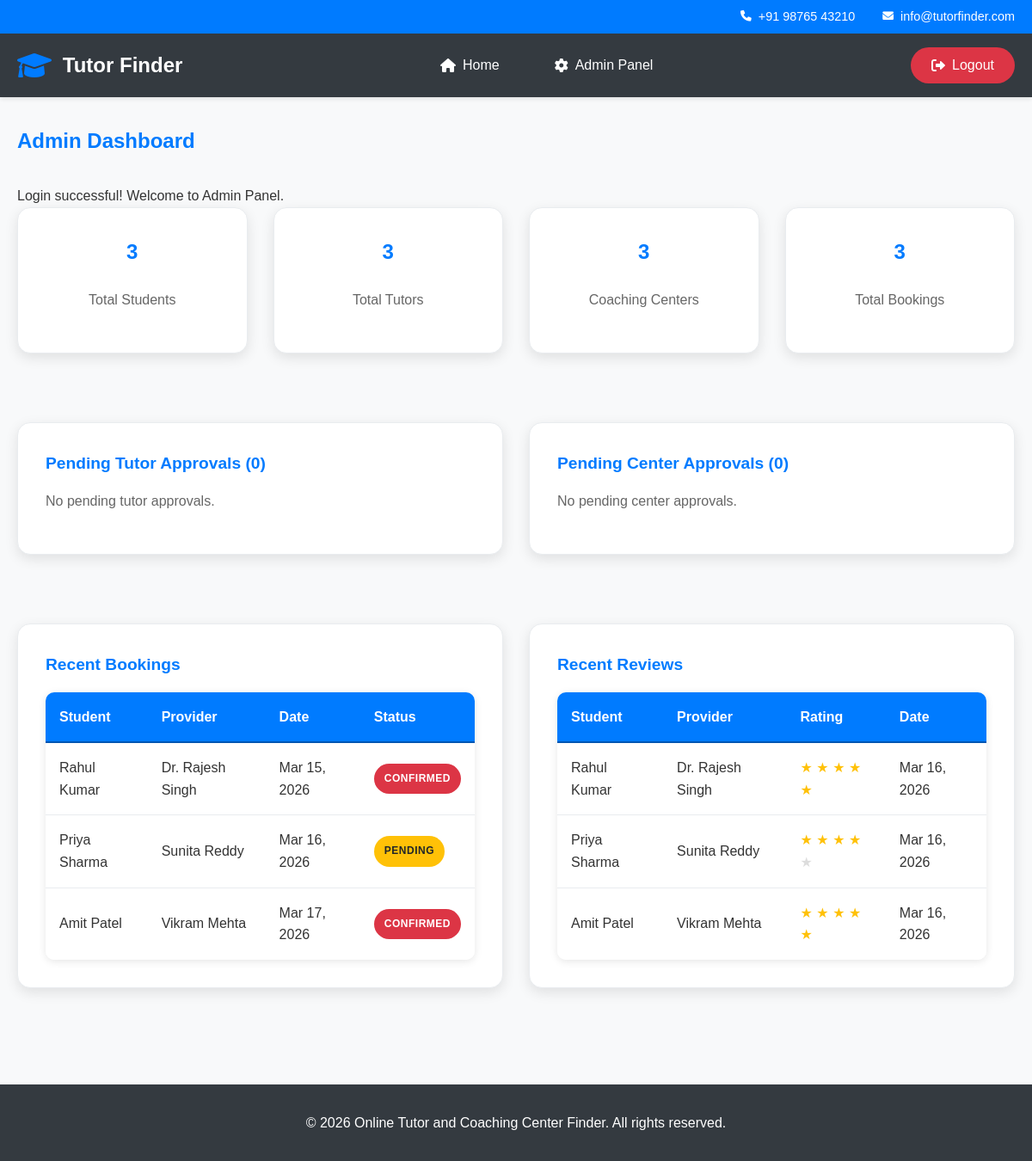
/admin_dashboard.php (signed in), run on the app's committed database.
### tables this page shows
CREATE TABLE `bookings` (
    `booking_id` INT(11) NOT NULL AUTO_INCREMENT,
    `student_id` INT(11) NOT NULL,
    `tutor_id` INT(11) DEFAULT NULL,
    `center_id` INT(11) DEFAULT NULL,
    `subject_id` INT(11) NOT NULL,
    `booking_date` DATE NOT NULL,
    `booking_time` TIME NOT NULL,
    `duration_hours` INT(11) NOT NULL DEFAULT 1,
    `mode` ENUM('online', 'offline') NOT NULL,
    `status` ENUM('pending', 'confirmed', 'completed', 'cancelled') NOT NULL DEFAULT 'pending',
    `message` TEXT DEFAULT NULL,
    `created_at` TIMESTAMP NOT NULL DEFAULT CURRENT_TIMESTAMP,
    PRIMARY KEY (`booking_id`),
    KEY `student_id` (`student_id`),
    KEY `tutor_id` (`tutor_id`),
    KEY `center_id` (`center_id`),
    KEY `subject_id` (`subject_id`),
    CONSTRAINT `bookings_ibfk_1` FOREIGN KEY (`student_id`) REFERENCES `students` (`student_id`) ON DELETE CASCADE,
    CONSTRAINT `bookings_ibfk_2` FOREIGN KEY (`tutor_id`) REFERENCES `tutors` (`tutor_id`) ON DELETE SET NULL,
    CONSTRAINT `bookings_ibfk_3` FOREIGN KEY (`center_id`) REFERENCES `coaching_centers` (`center_id`) ON DELETE SET NULL,
    CONSTRAINT `bookings_ibfk_4` FOREIGN KEY (`subject_id`) REFERENCES `subjects` (`subject_id`) ON DELETE CASCADE
);

CREATE TABLE `students` (
    `student_id` INT(11) NOT NULL AUTO_INCREMENT,
    `first_name` VARCHAR(50) NOT NULL,
    `last_name` VARCHAR(50) NOT NULL,
    `email` VARCHAR(100) NOT NULL,
    `phone` VARCHAR(20) DEFAULT NULL,
    `password` VARCHAR(255) NOT NULL,
    `address` TEXT DEFAULT NULL,
    `created_at` TIMESTAMP NOT NULL DEFAULT CURRENT_TIMESTAMP,
    `status` ENUM('active', 'inactive') NOT NULL DEFAULT 'active',
    PRIMARY KEY (`student_id`),
    UNIQUE KEY `email` (`email`)
);

CREATE TABLE `reviews` (
    `review_id` INT(11) NOT NULL AUTO_INCREMENT,
    `student_id` INT(11) NOT NULL,
    `tutor_id` INT(11) DEFAULT NULL,
    `center_id` INT(11) DEFAULT NULL,
    `booking_id` INT(11) DEFAULT NULL,
    `rating` INT(11) NOT NULL,
    `review_text` TEXT DEFAULT NULL,
    `created_at` TIMESTAMP NOT NULL DEFAULT CURRENT_TIMESTAMP,
    PRIMARY KEY (`review_id`),
    KEY `student_id` (`student_id`),
    KEY `tutor_id` (`tutor_id`),
    KEY `center_id` (`center_id`),
    KEY `booking_id` (`booking_id`),
    CONSTRAINT `reviews_ibfk_1` FOREIGN KEY (`student_id`) REFERENCES `students` (`student_id`) ON DELETE CASCADE,
    CONSTRAINT `reviews_ibfk_2` FOREIGN KEY (`tutor_id`) REFERENCES `tutors` (`tutor_id`) ON DELETE SET NULL,
    CONSTRAINT `reviews_ibfk_3` FOREIGN KEY (`center_id`) REFERENCES `coaching_centers` (`center_id`) ON DELETE SET NULL,
    CONSTRAINT `reviews_ibfk_4` FOREIGN KEY (`booking_id`) REFERENCES `bookings` (`booking_id`) ON DELETE SET NULL,
    CONSTRAINT `chk_rating` CHECK (`rating` >= 1 AND `rating` <= 5)
);

### admin_dashboard.php (the view, shortened to what the rows shown need)
<?php
require_once 'includes/config.php';
$recent_bookings = [];
$result = $conn->query("SELECT b.*, s.first_name as student_name, s.last_name as student_last_name,
                        CASE
                            WHEN b.tutor_id IS NOT NULL THEN (SELECT CONCAT(t.first_name, ' ', t.last_name) FROM tutors t WHERE t.tutor_id = b.tutor_id)
                            WHEN b.center_id IS NOT NULL THEN (SELECT cc.center_name FROM coaching_centers cc WHERE cc.center_id = b.center_id)
                        END as provider_name
                        FROM bookings b
                        JOIN students s ON b.student_id = s.student_id
                        ORDER BY b.created_at DESC LIMIT 10");
while ($row = $result->fetch_assoc()) {
    $recent_bookings[] = $row;
}
$recent_reviews = [];
$result = $conn->query("SELECT r.*, s.first_name as student_name, s.last_name as student_last_name,
                        CASE
                            WHEN r.tutor_id IS NOT NULL THEN (SELECT CONCAT(t.first_name, ' ', t.last_name) FROM tutors t WHERE t.tutor_id = r.tutor_id)
                            WHEN r.center_id IS NOT NULL THEN (SELECT cc.center_name FROM coaching_centers cc WHERE cc.center_id = r.center_id)
                        END as provider_name
                        FROM reviews r
                        JOIN students s ON r.student_id = s.student_id
                        ORDER BY r.created_at DESC LIMIT 10");
while ($row = $result->fetch_assoc()) {
    $recent_reviews[] = $row;
}
?>
<!DOCTYPE html>
<html lang="en">
<head>
    <link rel="stylesheet" href="https://cdnjs.cloudflare.com/ajax/libs/font-awesome/6.0.0/css/all.min.css">
</head>
<body>
    <section style="padding: 2rem 0; background-color: #f8f9fa;">
        <div class="container">
            <h2 style="color: #007bff; margin-bottom: 2rem;">Admin Dashboard</h2>
            <div class="row">
                <div class="col-md-6">
                    <div class="card">
                        <?php if (!empty($recent_bookings)): ?>
                            <div class="table-responsive">
                                <table class="table">
                                    <thead>
                                        <tr>
                                            <th>Student</th>
                                            <th>Provider</th>
                                            <th>Date</th>
                                            <th>Status</th>
                                        </tr>
                                    </thead>
                                    <tbody>
                                        <?php foreach ($recent_bookings as $booking): ?>
                                            <tr>
                                                <td><?php echo htmlspecialchars($booking['student_name'] . ' ' . $booking['student_last_name']); ?></td>
                                                <td><?php echo htmlspecialchars($booking['provider_name']); ?></td>
                                                <td><?php echo date('M j, Y', strtotime($booking['booking_date'])); ?></td>
                                                <td>
                                                    <span class="badge badge-<?php echo ($booking['status'] == 'completed') ? 'success' : (($booking['status'] == 'pending') ? 'warning' : 'danger'); ?>">
                                                        <?php echo ucfirst($booking['status']); ?>
                                                    </span>
                                                </td>
                                            </tr>
                                        <?php endforeach; ?>
                                    </tbody>
                                </table>
                            </div>
                        <?php else: ?>
                            <p>No recent bookings.</p>
                        <?php endif; ?>
                    </div>
                </div>
                <div class="col-md-6">
                    <div class="card">
                        <?php if (!empty($recent_reviews)): ?>
                            <div class="table-responsive">
                                <table class="table">
                                    <thead>
                                        <tr>
                                            <th>Student</th>
                                            <th>Provider</th>
                                            <th>Rating</th>
                                            <th>Date</th>
                                        </tr>
                                    </thead>
                                    <tbody>
                                        <?php foreach ($recent_reviews as $review): ?>
                                            <tr>
                                                <td><?php echo htmlspecialchars($review['student_name'] . ' ' . $review['student_last_name']); ?></td>
                                                <td><?php echo htmlspecialchars($review['provider_name']); ?></td>
                                                <td>
                                                    <div class="rating">
                                                        <?php for ($i = 1; $i <= 5; $i++): ?>
                                                            <?php if ($i <= $review['rating']): ?>
                                                                <span style="color: #ffc107;">★</span>
                                                            <?php else: ?>
                                                                <span style="color: #ddd;">★</span>
                                                            <?php endif; ?>
                                                        <?php endfor; ?>
                                                    </div>
                                                </td>
                                                <td><?php echo date('M j, Y', strtotime($review['created_at'])); ?></td>
                                            </tr>
                                        <?php endforeach; ?>
                                    </tbody>
                                </table>
                            </div>
                        <?php else: ?>
                            <p>No recent reviews.</p>
                        <?php endif; ?>
                    </div>
                </div>
            </div>
        </div>
    </section>
</body>
</html>

### data on the page
bookings: student.last_name "Rahul Kumar", provider_name "Dr. Rajesh Singh", booking_date "Mar 15, 2026", status "CONFIRMED"
bookings: student.last_name "Priya Sharma", provider_name "Sunita Reddy", booking_date "Mar 16, 2026", status "PENDING"
bookings: student.last_name "Amit Patel", provider_name "Vikram Mehta", booking_date "Mar 17, 2026", status "CONFIRMED"
reviews: student.last_name "Rahul Kumar", provider_name "Dr. Rajesh Singh", rating 5 (drawn), created_at "Mar 16, 2026"
reviews: student.last_name "Priya Sharma", provider_name "Sunita Reddy", rating 4 (drawn), created_at "Mar 16, 2026"
reviews: student.last_name "Amit Patel", provider_name "Vikram Mehta", rating 5 (drawn), created_at "Mar 16, 2026"

### other printed values
$message "Login successful! Welcome to Admin Panel."
$stats['students'] "3"
$stats['tutors'] "3"
$stats['centers'] "3"
$stats['bookings'] "3"
$stats['pending_tutors'] "0"
$stats['pending_centers'] "0"
SITE_NAME "Online Tutor and Coaching Center Finder"
